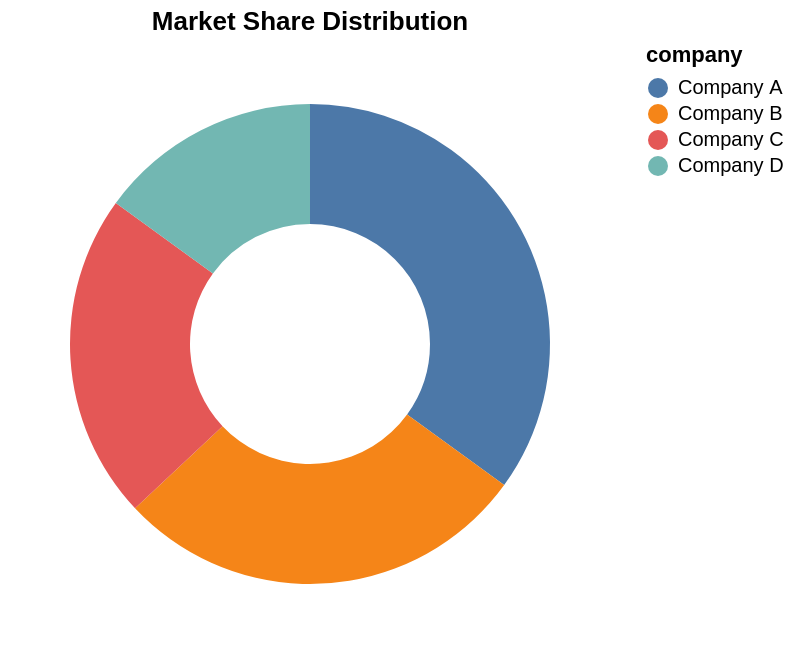

Write the Vega-Lite specification saved for this chart.
### Vega-Lite specification from a JSON file in a GitHub repository (floating-point values rounded to 4 significant figures)
{"$schema": "https://vega.github.io/schema/vega-lite/v5.json", "description": "Market share distribution", "data": {"values": [{"company": "Company A", "share": 35}, {"company": "Company B", "share": 28}, {"company": "Company C", "share": 22}, {"company": "Company D", "share": 15}]}, "mark": {"type": "arc", "innerRadius": 60, "outerRadius": 120}, "encoding": {"theta": {"field": "share", "type": "quantitative"}, "color": {"field": "company", "type": "nominal"}}, "title": "Market Share Distribution"}
